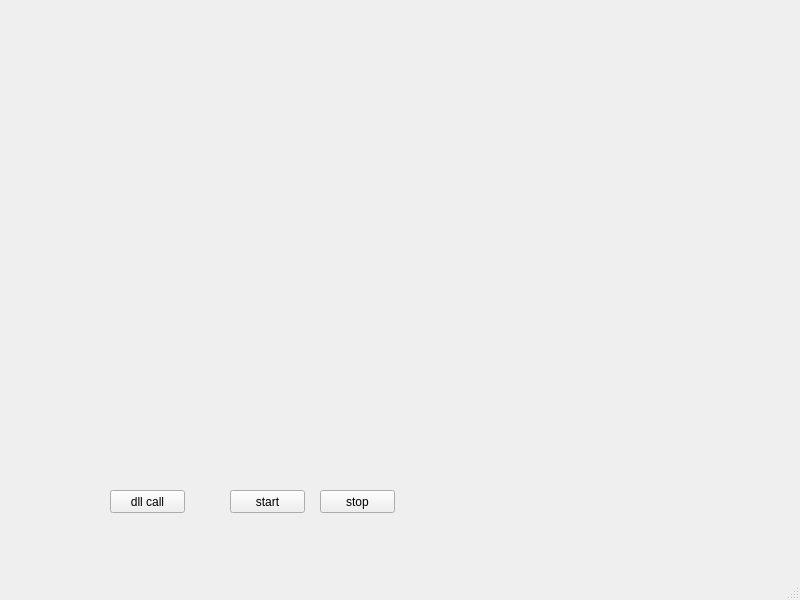
<?xml version="1.0" encoding="UTF-8"?>
<ui version="4.0">
 <class>MainWindow</class>
 <widget class="QMainWindow" name="MainWindow">
  <property name="geometry">
   <rect>
    <x>0</x>
    <y>0</y>
    <width>800</width>
    <height>600</height>
   </rect>
  </property>
  <property name="windowTitle">
   <string>MainWindow</string>
  </property>
  <widget class="QWidget" name="centralwidget">
   <widget class="QPushButton" name="pushButton">
    <property name="geometry">
     <rect>
      <x>110</x>
      <y>490</y>
      <width>75</width>
      <height>23</height>
     </rect>
    </property>
    <property name="text">
     <string>dll call</string>
    </property>
   </widget>
   <widget class="QPushButton" name="start">
    <property name="geometry">
     <rect>
      <x>230</x>
      <y>490</y>
      <width>75</width>
      <height>23</height>
     </rect>
    </property>
    <property name="text">
     <string>start</string>
    </property>
   </widget>
   <widget class="QPushButton" name="stop">
    <property name="geometry">
     <rect>
      <x>320</x>
      <y>490</y>
      <width>75</width>
      <height>23</height>
     </rect>
    </property>
    <property name="text">
     <string>stop</string>
    </property>
   </widget>
  </widget>
  <widget class="QMenuBar" name="menubar">
   <property name="geometry">
    <rect>
     <x>0</x>
     <y>0</y>
     <width>800</width>
     <height>21</height>
    </rect>
   </property>
  </widget>
  <widget class="QStatusBar" name="statusbar"/>
 </widget>
 <resources/>
 <connections/>
</ui>
